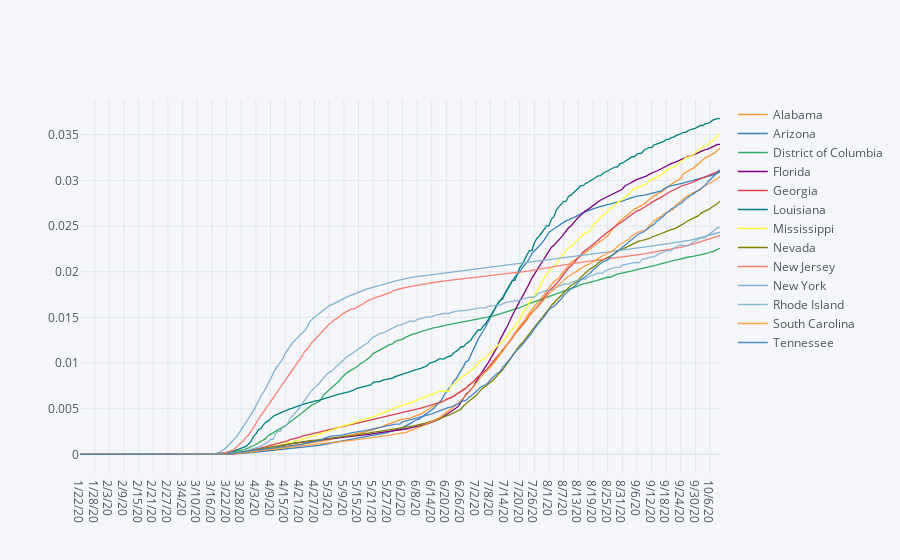

The code cell stored with this chart in its notebook:
### Code cell
#find states hit worst as a proportion of population( yvalues are in percents)

conf_norm_range = confirmed_norm[(confirmed_norm["8/7/20"]>.017) & (confirmed_norm["8/7/20"]<1)]
conf_norm_range.T.iplot()        #.legend(loc='upper right', bbox_to_anchor=(1.45, 1.05))

### Figure 1 — Plotly figure (JSON) as saved in the notebook; plotly's stock layout.template omitted (floating-point values rounded to 4 significant figures; data arrays with more than 128 entries replaced by an {"elided": "..."} marker saying what was removed)
{"data": [{"line": {"color": "rgba(255, 153, 51, 1.0)", "dash": "solid", "shape": "linear", "width": 1.3}, "mode": "lines", "name": "Alabama", "text": "", "type": "scatter", "x": {"elided": "263 str values"}, "y": {"elided": "263 float values"}}, {"line": {"color": "rgba(55, 128, 191, 1.0)", "dash": "solid", "shape": "linear", "width": 1.3}, "mode": "lines", "name": "Arizona", "text": "", "type": "scatter", "x": {"elided": "263 str values"}, "y": {"elided": "263 float values"}}, {"line": {"color": "rgba(50, 171, 96, 1.0)", "dash": "solid", "shape": "linear", "width": 1.3}, "mode": "lines", "name": "District of Columbia", "text": "", "type": "scatter", "x": {"elided": "263 str values"}, "y": {"elided": "263 float values"}}, {"line": {"color": "rgba(128, 0, 128, 1.0)", "dash": "solid", "shape": "linear", "width": 1.3}, "mode": "lines", "name": "Florida", "text": "", "type": "scatter", "x": {"elided": "263 str values"}, "y": {"elided": "263 float values"}}, {"line": {"color": "rgba(219, 64, 82, 1.0)", "dash": "solid", "shape": "linear", "width": 1.3}, "mode": "lines", "name": "Georgia", "text": "", "type": "scatter", "x": {"elided": "263 str values"}, "y": {"elided": "263 float values"}}, {"line": {"color": "rgba(0, 128, 128, 1.0)", "dash": "solid", "shape": "linear", "width": 1.3}, "mode": "lines", "name": "Louisiana", "text": "", "type": "scatter", "x": {"elided": "263 str values"}, "y": {"elided": "263 float values"}}, {"line": {"color": "rgba(255, 255, 51, 1.0)", "dash": "solid", "shape": "linear", "width": 1.3}, "mode": "lines", "name": "Mississippi", "text": "", "type": "scatter", "x": {"elided": "263 str values"}, "y": {"elided": "263 float values"}}, {"line": {"color": "rgba(128, 128, 0, 1.0)", "dash": "solid", "shape": "linear", "width": 1.3}, "mode": "lines", "name": "Nevada", "text": "", "type": "scatter", "x": {"elided": "263 str values"}, "y": {"elided": "263 float values"}}, {"line": {"color": "rgba(251, 128, 114, 1.0)", "dash": "solid", "shape": "linear", "width": 1.3}, "mode": "lines", "name": "New Jersey", "text": "", "type": "scatter", "x": {"elided": "263 str values"}, "y": {"elided": "263 float values"}}, {"line": {"color": "rgba(128, 177, 211, 1.0)", "dash": "solid", "shape": "linear", "width": 1.3}, "mode": "lines", "name": "New York", "text": "", "type": "scatter", "x": {"elided": "263 str values"}, "y": {"elided": "263 float values"}}, {"line": {"color": "rgba(128, 177, 211, 0.8999999999999999)", "dash": "solid", "shape": "linear", "width": 1.3}, "mode": "lines", "name": "Rhode Island", "text": "", "type": "scatter", "x": {"elided": "263 str values"}, "y": {"elided": "263 float values"}}, {"line": {"color": "rgba(255, 153, 51, 0.8999999999999999)", "dash": "solid", "shape": "linear", "width": 1.3}, "mode": "lines", "name": "South Carolina", "text": "", "type": "scatter", "x": {"elided": "263 str values"}, "y": {"elided": "263 float values"}}, {"line": {"color": "rgba(55, 128, 191, 0.8999999999999999)", "dash": "solid", "shape": "linear", "width": 1.3}, "mode": "lines", "name": "Tennessee", "text": "", "type": "scatter", "x": {"elided": "263 str values"}, "y": {"elided": "263 float values"}}], "layout": {"legend": {"bgcolor": "#F5F6F9", "font": {"color": "#4D5663"}}, "paper_bgcolor": "#F5F6F9", "plot_bgcolor": "#F5F6F9", "title": {"font": {"color": "#4D5663"}}, "xaxis": {"gridcolor": "#E1E5ED", "showgrid": true, "tickfont": {"color": "#4D5663"}, "title": {"font": {"color": "#4D5663"}, "text": ""}, "zerolinecolor": "#E1E5ED"}, "yaxis": {"gridcolor": "#E1E5ED", "showgrid": true, "tickfont": {"color": "#4D5663"}, "title": {"font": {"color": "#4D5663"}, "text": ""}, "zerolinecolor": "#E1E5ED"}}}
